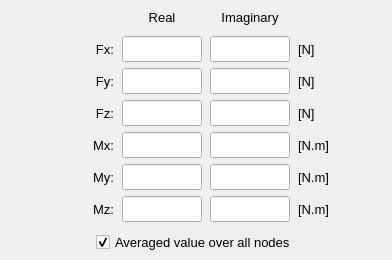
              <widget class="QFrame" name="frame_8">
               <property name="minimumSize">
                <size>
                 <width>340</width>
                 <height>0</height>
                </size>
               </property>
               <property name="maximumSize">
                <size>
                 <width>16777215</width>
                 <height>16777215</height>
                </size>
               </property>
               <property name="font">
                <font>
                 <pointsize>11</pointsize>
                </font>
               </property>
               <property name="frameShape">
                <enum>QFrame::NoFrame</enum>
               </property>
               <property name="frameShadow">
                <enum>QFrame::Raised</enum>
               </property>
               <layout class="QGridLayout" name="gridLayout">
                <property name="leftMargin">
                 <number>4</number>
                </property>
                <property name="topMargin">
                 <number>4</number>
                </property>
                <property name="rightMargin">
                 <number>4</number>
                </property>
                <property name="bottomMargin">
                 <number>4</number>
                </property>
                <property name="horizontalSpacing">
                 <number>8</number>
                </property>
                <property name="verticalSpacing">
                 <number>6</number>
                </property>
                <item row="3" column="2">
                 <widget class="QLineEdit" name="lineEdit_real_Fx">
                  <property name="minimumSize">
                   <size>
                    <width>80</width>
                    <height>26</height>
                   </size>
                  </property>
                  <property name="maximumSize">
                   <size>
                    <width>80</width>
                    <height>26</height>
                   </size>
                  </property>
                  <property name="font">
                   <font>
                    <family>MS Shell Dlg 2</family>
                    <pointsize>10</pointsize>
                    <weight>50</weight>
                    <italic>false</italic>
                    <bold>false</bold>
                   </font>
                  </property>
                  <property name="styleSheet">
                   <string notr="true"/>
                  </property>
                  <property name="text">
                   <string/>
                  </property>
                  <property name="alignment">
                   <set>Qt::AlignCenter</set>
                  </property>
                 </widget>
                </item>
                <item row="3" column="3">
                 <widget class="QLineEdit" name="lineEdit_imag_Fx">
                  <property name="minimumSize">
                   <size>
                    <width>80</width>
                    <height>26</height>
                   </size>
                  </property>
                  <property name="maximumSize">
                   <size>
                    <width>80</width>
                    <height>26</height>
                   </size>
                  </property>
                  <property name="font">
                   <font>
                    <family>MS Shell Dlg 2</family>
                    <pointsize>10</pointsize>
                    <weight>50</weight>
                    <italic>false</italic>
                    <bold>false</bold>
                   </font>
                  </property>
                  <property name="styleSheet">
                   <string notr="true"/>
                  </property>
                  <property name="alignment">
                   <set>Qt::AlignCenter</set>
                  </property>
                 </widget>
                </item>
                <item row="4" column="1">
                 <widget class="QLabel" name="label_Fy_constant">
                  <property name="minimumSize">
                   <size>
                    <width>70</width>
                    <height>26</height>
                   </size>
                  </property>
                  <property name="maximumSize">
                   <size>
                    <width>70</width>
                    <height>26</height>
                   </size>
                  </property>
                  <property name="font">
                   <font>
                    <family>MS Shell Dlg 2</family>
                    <pointsize>10</pointsize>
                    <weight>50</weight>
                    <italic>false</italic>
                    <bold>false</bold>
                   </font>
                  </property>
                  <property name="text">
                   <string>Fy:</string>
                  </property>
                  <property name="alignment">
                   <set>Qt::AlignRight|Qt::AlignTrailing|Qt::AlignVCenter</set>
                  </property>
                 </widget>
                </item>
                <item row="2" column="2">
                 <widget class="QLabel" name="label_4">
                  <property name="minimumSize">
                   <size>
                    <width>80</width>
                    <height>26</height>
                   </size>
                  </property>
                  <property name="maximumSize">
                   <size>
                    <width>80</width>
                    <height>26</height>
                   </size>
                  </property>
                  <property name="font">
                   <font>
                    <family>MS Shell Dlg 2</family>
                    <pointsize>10</pointsize>
                    <weight>50</weight>
                    <italic>false</italic>
                    <bold>false</bold>
                   </font>
                  </property>
                  <property name="text">
                   <string>Real</string>
                  </property>
                  <property name="alignment">
                   <set>Qt::AlignCenter</set>
                  </property>
                 </widget>
                </item>
                <item row="3" column="5">
                 <spacer name="horizontalSpacer">
                  <property name="orientation">
                   <enum>Qt::Horizontal</enum>
                  </property>
                  <property name="sizeHint" stdset="0">
                   <size>
                    <width>40</width>
                    <height>20</height>
                   </size>
                  </property>
                 </spacer>
                </item>
                <item row="4" column="3">
                 <widget class="QLineEdit" name="lineEdit_imag_Fy">
                  <property name="minimumSize">
                   <size>
                    <width>80</width>
                    <height>26</height>
                   </size>
                  </property>
                  <property name="maximumSize">
                   <size>
                    <width>80</width>
                    <height>26</height>
                   </size>
                  </property>
                  <property name="font">
                   <font>
                    <family>MS Shell Dlg 2</family>
                    <pointsize>10</pointsize>
                    <weight>50</weight>
                    <italic>false</italic>
                    <bold>false</bold>
                   </font>
                  </property>
                  <property name="styleSheet">
                   <string notr="true"/>
                  </property>
                  <property name="alignment">
                   <set>Qt::AlignCenter</set>
                  </property>
                 </widget>
                </item>
                <item row="5" column="4">
                 <widget class="QLabel" name="label_Fz_unit">
                  <property name="minimumSize">
                   <size>
                    <width>50</width>
                    <height>26</height>
                   </size>
                  </property>
                  <property name="maximumSize">
                   <size>
                    <width>50</width>
                    <height>26</height>
                   </size>
                  </property>
                  <property name="font">
                   <font>
                    <family>MS Shell Dlg 2</family>
                    <pointsize>10</pointsize>
                    <weight>50</weight>
                    <italic>false</italic>
                    <bold>false</bold>
                   </font>
                  </property>
                  <property name="text">
                   <string>[N]</string>
                  </property>
                  <property name="alignment">
                   <set>Qt::AlignLeading|Qt::AlignLeft|Qt::AlignVCenter</set>
                  </property>
                 </widget>
                </item>
                <item row="3" column="4">
                 <widget class="QLabel" name="label_Fx_unit">
                  <property name="minimumSize">
                   <size>
                    <width>50</width>
                    <height>26</height>
                   </size>
                  </property>
                  <property name="maximumSize">
                   <size>
                    <width>50</width>
                    <height>26</height>
                   </size>
                  </property>
                  <property name="font">
                   <font>
                    <family>MS Shell Dlg 2</family>
                    <pointsize>10</pointsize>
                    <weight>50</weight>
                    <italic>false</italic>
                    <bold>false</bold>
                   </font>
                  </property>
                  <property name="text">
                   <string>[N]</string>
                  </property>
                  <property name="alignment">
                   <set>Qt::AlignLeading|Qt::AlignLeft|Qt::AlignVCenter</set>
                  </property>
                 </widget>
                </item>
                <item row="5" column="1">
                 <widget class="QLabel" name="label_Fz_constant">
                  <property name="minimumSize">
                   <size>
                    <width>70</width>
                    <height>26</height>
                   </size>
                  </property>
                  <property name="maximumSize">
                   <size>
                    <width>70</width>
                    <height>26</height>
                   </size>
                  </property>
                  <property name="font">
                   <font>
                    <family>MS Shell Dlg 2</family>
                    <pointsize>10</pointsize>
                    <weight>50</weight>
                    <italic>false</italic>
                    <bold>false</bold>
                   </font>
                  </property>
                  <property name="text">
                   <string>Fz:</string>
                  </property>
                  <property name="alignment">
                   <set>Qt::AlignRight|Qt::AlignTrailing|Qt::AlignVCenter</set>
                  </property>
                 </widget>
                </item>
                <item row="5" column="2">
                 <widget class="QLineEdit" name="lineEdit_real_Fz">
                  <property name="minimumSize">
                   <size>
                    <width>80</width>
                    <height>26</height>
                   </size>
                  </property>
                  <property name="maximumSize">
                   <size>
                    <width>80</width>
                    <height>26</height>
                   </size>
                  </property>
                  <property name="font">
                   <font>
                    <family>MS Shell Dlg 2</family>
                    <pointsize>10</pointsize>
                    <weight>50</weight>
                    <italic>false</italic>
                    <bold>false</bold>
                   </font>
                  </property>
                  <property name="styleSheet">
                   <string notr="true"/>
                  </property>
                  <property name="alignment">
                   <set>Qt::AlignCenter</set>
                  </property>
                 </widget>
                </item>
                <item row="3" column="0">
                 <spacer name="horizontalSpacer_2">
                  <property name="orientation">
                   <enum>Qt::Horizontal</enum>
                  </property>
                  <property name="sizeHint" stdset="0">
                   <size>
                    <width>40</width>
                    <height>20</height>
                   </size>
                  </property>
                 </spacer>
                </item>
                <item row="2" column="3">
                 <widget class="QLabel" name="label_20">
                  <property name="minimumSize">
                   <size>
                    <width>80</width>
                    <height>26</height>
                   </size>
                  </property>
                  <property name="maximumSize">
                   <size>
                    <width>80</width>
                    <height>26</height>
                   </size>
                  </property>
                  <property name="font">
                   <font>
                    <family>MS Shell Dlg 2</family>
                    <pointsize>10</pointsize>
                    <weight>50</weight>
                    <italic>false</italic>
                    <bold>false</bold>
                   </font>
                  </property>
                  <property name="text">
                   <string>Imaginary</string>
                  </property>
                  <property name="alignment">
                   <set>Qt::AlignCenter</set>
                  </property>
                 </widget>
                </item>
                <item row="4" column="2">
                 <widget class="QLineEdit" name="lineEdit_real_Fy">
                  <property name="minimumSize">
                   <size>
                    <width>80</width>
                    <height>26</height>
                   </size>
                  </property>
                  <property name="maximumSize">
                   <size>
                    <width>80</width>
                    <height>26</height>
                   </size>
                  </property>
                  <property name="font">
                   <font>
                    <family>MS Shell Dlg 2</family>
                    <pointsize>10</pointsize>
                    <weight>50</weight>
                    <italic>false</italic>
                    <bold>false</bold>
                   </font>
                  </property>
                  <property name="styleSheet">
                   <string notr="true"/>
                  </property>
                  <property name="alignment">
                   <set>Qt::AlignCenter</set>
                  </property>
                 </widget>
                </item>
                <item row="4" column="4">
                 <widget class="QLabel" name="label_Fy_unit">
                  <property name="minimumSize">
                   <size>
                    <width>50</width>
                    <height>26</height>
                   </size>
                  </property>
                  <property name="maximumSize">
                   <size>
                    <width>50</width>
                    <height>26</height>
                   </size>
                  </property>
                  <property name="font">
                   <font>
                    <family>MS Shell Dlg 2</family>
                    <pointsize>10</pointsize>
                    <weight>50</weight>
                    <italic>false</italic>
                    <bold>false</bold>
                   </font>
                  </property>
                  <property name="text">
                   <string>[N]</string>
                  </property>
                  <property name="alignment">
                   <set>Qt::AlignLeading|Qt::AlignLeft|Qt::AlignVCenter</set>
                  </property>
                 </widget>
                </item>
                <item row="6" column="1">
                 <widget class="QLabel" name="label_Mx_constant">
                  <property name="minimumSize">
                   <size>
                    <width>70</width>
                    <height>26</height>
                   </size>
                  </property>
                  <property name="maximumSize">
                   <size>
                    <width>70</width>
                    <height>26</height>
                   </size>
                  </property>
                  <property name="font">
                   <font>
                    <pointsize>10</pointsize>
                   </font>
                  </property>
                  <property name="text">
                   <string>Mx:</string>
                  </property>
                  <property name="alignment">
                   <set>Qt::AlignRight|Qt::AlignTrailing|Qt::AlignVCenter</set>
                  </property>
                 </widget>
                </item>
                <item row="7" column="2">
                 <widget class="QLineEdit" name="lineEdit_real_My">
                  <property name="minimumSize">
                   <size>
                    <width>80</width>
                    <height>26</height>
                   </size>
                  </property>
                  <property name="maximumSize">
                   <size>
                    <width>80</width>
                    <height>26</height>
                   </size>
                  </property>
                  <property name="font">
                   <font>
                    <pointsize>10</pointsize>
                    <weight>50</weight>
                    <bold>false</bold>
                   </font>
                  </property>
                  <property name="styleSheet">
                   <string notr="true"/>
                  </property>
                  <property name="alignment">
                   <set>Qt::AlignCenter</set>
                  </property>
                 </widget>
                </item>
                <item row="6" column="2">
                 <widget class="QLineEdit" name="lineEdit_real_Mx">
                  <property name="minimumSize">
                   <size>
                    <width>80</width>
                    <height>26</height>
                   </size>
                  </property>
                  <property name="maximumSize">
                   <size>
                    <width>80</width>
                    <height>26</height>
                   </size>
                  </property>
                  <property name="font">
                   <font>
                    <pointsize>10</pointsize>
                    <weight>50</weight>
                    <bold>false</bold>
                   </font>
                  </property>
                  <property name="styleSheet">
                   <string notr="true"/>
                  </property>
                  <property name="alignment">
                   <set>Qt::AlignCenter</set>
                  </property>
                 </widget>
                </item>
                <item row="7" column="3">
                 <widget class="QLineEdit" name="lineEdit_imag_My">
                  <property name="minimumSize">
                   <size>
                    <width>80</width>
                    <height>26</height>
                   </size>
                  </property>
                  <property name="maximumSize">
                   <size>
                    <width>80</width>
                    <height>26</height>
                   </size>
                  </property>
                  <property name="font">
                   <font>
                    <pointsize>10</pointsize>
                    <weight>50</weight>
                    <bold>false</bold>
                   </font>
                  </property>
                  <property name="styleSheet">
                   <string notr="true"/>
                  </property>
                  <property name="alignment">
                   <set>Qt::AlignCenter</set>
                  </property>
                 </widget>
                </item>
                <item row="8" column="1">
                 <widget class="QLabel" name="label_Mz_constant">
                  <property name="minimumSize">
                   <size>
                    <width>70</width>
                    <height>26</height>
                   </size>
                  </property>
                  <property name="maximumSize">
                   <size>
                    <width>70</width>
                    <height>26</height>
                   </size>
                  </property>
                  <property name="font">
                   <font>
                    <pointsize>10</pointsize>
                   </font>
                  </property>
                  <property name="text">
                   <string>Mz:</string>
                  </property>
                  <property name="alignment">
                   <set>Qt::AlignRight|Qt::AlignTrailing|Qt::AlignVCenter</set>
                  </property>
                 </widget>
                </item>
                <item row="8" column="3">
                 <widget class="QLineEdit" name="lineEdit_imag_Mz">
                  <property name="minimumSize">
                   <size>
                    <width>80</width>
                    <height>26</height>
                   </size>
                  </property>
                  <property name="maximumSize">
                   <size>
                    <width>80</width>
                    <height>26</height>
                   </size>
                  </property>
                  <property name="font">
                   <font>
                    <pointsize>10</pointsize>
                    <weight>50</weight>
                    <bold>false</bold>
                   </font>
                  </property>
                  <property name="styleSheet">
                   <string notr="true"/>
                  </property>
                  <property name="alignment">
                   <set>Qt::AlignCenter</set>
                  </property>
                 </widget>
                </item>
                <item row="6" column="3">
                 <widget class="QLineEdit" name="lineEdit_imag_Mx">
                  <property name="minimumSize">
                   <size>
                    <width>80</width>
                    <height>26</height>
                   </size>
                  </property>
                  <property name="maximumSize">
                   <size>
                    <width>80</width>
                    <height>26</height>
                   </size>
                  </property>
                  <property name="font">
                   <font>
                    <pointsize>10</pointsize>
                    <weight>50</weight>
                    <bold>false</bold>
                   </font>
                  </property>
                  <property name="styleSheet">
                   <string notr="true"/>
                  </property>
                  <property name="alignment">
                   <set>Qt::AlignCenter</set>
                  </property>
                 </widget>
                </item>
                <item row="5" column="3">
                 <widget class="QLineEdit" name="lineEdit_imag_Fz">
                  <property name="minimumSize">
                   <size>
                    <width>80</width>
                    <height>26</height>
                   </size>
                  </property>
                  <property name="maximumSize">
                   <size>
                    <width>80</width>
                    <height>26</height>
                   </size>
                  </property>
                  <property name="font">
                   <font>
                    <family>MS Shell Dlg 2</family>
                    <pointsize>10</pointsize>
                    <weight>50</weight>
                    <italic>false</italic>
                    <bold>false</bold>
                   </font>
                  </property>
                  <property name="styleSheet">
                   <string notr="true"/>
                  </property>
                  <property name="alignment">
                   <set>Qt::AlignCenter</set>
                  </property>
                 </widget>
                </item>
                <item row="8" column="2">
                 <widget class="QLineEdit" name="lineEdit_real_Mz">
                  <property name="minimumSize">
                   <size>
                    <width>80</width>
                    <height>26</height>
                   </size>
                  </property>
                  <property name="maximumSize">
                   <size>
                    <width>80</width>
                    <height>26</height>
                   </size>
                  </property>
                  <property name="font">
                   <font>
                    <pointsize>10</pointsize>
                    <weight>50</weight>
                    <bold>false</bold>
                   </font>
                  </property>
                  <property name="styleSheet">
                   <string notr="true"/>
                  </property>
                  <property name="alignment">
                   <set>Qt::AlignCenter</set>
                  </property>
                 </widget>
                </item>
                <item row="8" column="4">
                 <widget class="QLabel" name="label_Mz_unit">
                  <property name="minimumSize">
                   <size>
                    <width>50</width>
                    <height>26</height>
                   </size>
                  </property>
                  <property name="maximumSize">
                   <size>
                    <width>50</width>
                    <height>26</height>
                   </size>
                  </property>
                  <property name="font">
                   <font>
                    <pointsize>10</pointsize>
                    <weight>50</weight>
                    <italic>false</italic>
                    <bold>false</bold>
                   </font>
                  </property>
                  <property name="text">
                   <string>[N.m]</string>
                  </property>
                  <property name="alignment">
                   <set>Qt::AlignLeading|Qt::AlignLeft|Qt::AlignVCenter</set>
                  </property>
                 </widget>
                </item>
                <item row="3" column="1">
                 <widget class="QLabel" name="label_Fx_constant">
                  <property name="minimumSize">
                   <size>
                    <width>70</width>
                    <height>26</height>
                   </size>
                  </property>
                  <property name="maximumSize">
                   <size>
                    <width>70</width>
                    <height>26</height>
                   </size>
                  </property>
                  <property name="font">
                   <font>
                    <family>MS Shell Dlg 2</family>
                    <pointsize>10</pointsize>
                    <weight>50</weight>
                    <italic>false</italic>
                    <bold>false</bold>
                   </font>
                  </property>
                  <property name="text">
                   <string>Fx:</string>
                  </property>
                  <property name="alignment">
                   <set>Qt::AlignRight|Qt::AlignTrailing|Qt::AlignVCenter</set>
                  </property>
                 </widget>
                </item>
                <item row="7" column="4">
                 <widget class="QLabel" name="label_My_unit">
                  <property name="minimumSize">
                   <size>
                    <width>50</width>
                    <height>26</height>
                   </size>
                  </property>
                  <property name="maximumSize">
                   <size>
                    <width>50</width>
                    <height>26</height>
                   </size>
                  </property>
                  <property name="font">
                   <font>
                    <pointsize>10</pointsize>
                    <weight>50</weight>
                    <italic>false</italic>
                    <bold>false</bold>
                   </font>
                  </property>
                  <property name="text">
                   <string>[N.m]</string>
                  </property>
                  <property name="alignment">
                   <set>Qt::AlignLeading|Qt::AlignLeft|Qt::AlignVCenter</set>
                  </property>
                 </widget>
                </item>
                <item row="6" column="4">
                 <widget class="QLabel" name="label_Mx_unit">
                  <property name="minimumSize">
                   <size>
                    <width>50</width>
                    <height>26</height>
                   </size>
                  </property>
                  <property name="maximumSize">
                   <size>
                    <width>50</width>
                    <height>26</height>
                   </size>
                  </property>
                  <property name="font">
                   <font>
                    <pointsize>10</pointsize>
                    <weight>50</weight>
                    <italic>false</italic>
                    <bold>false</bold>
                   </font>
                  </property>
                  <property name="text">
                   <string>[N.m]</string>
                  </property>
                  <property name="alignment">
                   <set>Qt::AlignLeading|Qt::AlignLeft|Qt::AlignVCenter</set>
                  </property>
                 </widget>
                </item>
                <item row="7" column="1">
                 <widget class="QLabel" name="label_My_constant">
                  <property name="minimumSize">
                   <size>
                    <width>70</width>
                    <height>26</height>
                   </size>
                  </property>
                  <property name="maximumSize">
                   <size>
                    <width>70</width>
                    <height>26</height>
                   </size>
                  </property>
                  <property name="font">
                   <font>
                    <pointsize>10</pointsize>
                   </font>
                  </property>
                  <property name="text">
                   <string>My:</string>
                  </property>
                  <property name="alignment">
                   <set>Qt::AlignRight|Qt::AlignTrailing|Qt::AlignVCenter</set>
                  </property>
                 </widget>
                </item>
                <item row="9" column="1" colspan="4">
                 <widget class="QFrame" name="frame_20">
                  <property name="minimumSize">
                   <size>
                    <width>0</width>
                    <height>28</height>
                   </size>
                  </property>
                  <property name="maximumSize">
                   <size>
                    <width>16777215</width>
                    <height>28</height>
                   </size>
                  </property>
                  <property name="frameShape">
                   <enum>QFrame::NoFrame</enum>
                  </property>
                  <property name="frameShadow">
                   <enum>QFrame::Raised</enum>
                  </property>
                  <layout class="QGridLayout" name="gridLayout_14">
                   <property name="leftMargin">
                    <number>0</number>
                   </property>
                   <property name="topMargin">
                    <number>0</number>
                   </property>
                   <property name="rightMargin">
                    <number>0</number>
                   </property>
                   <property name="bottomMargin">
                    <number>0</number>
                   </property>
                   <property name="spacing">
                    <number>0</number>
                   </property>
                   <item row="0" column="1">
                    <widget class="QCheckBox" name="checkBox_averaged_constant_values">
                     <property name="minimumSize">
                      <size>
                       <width>0</width>
                       <height>28</height>
                      </size>
                     </property>
                     <property name="maximumSize">
                      <size>
                       <width>220</width>
                       <height>28</height>
                      </size>
                     </property>
                     <property name="font">
                      <font>
                       <pointsize>10</pointsize>
                      </font>
                     </property>
                     <property name="text">
                      <string>Averaged value over all nodes</string>
                     </property>
                     <property name="checked">
                      <bool>true</bool>
                     </property>
                    </widget>
                   </item>
                   <item row="0" column="2">
                    <spacer name="horizontalSpacer_12">
                     <property name="orientation">
                      <enum>Qt::Horizontal</enum>
                     </property>
                     <property name="sizeHint" stdset="0">
                      <size>
                       <width>40</width>
                       <height>20</height>
                      </size>
                     </property>
                    </spacer>
                   </item>
                   <item row="0" column="0">
                    <spacer name="horizontalSpacer_7">
                     <property name="orientation">
                      <enum>Qt::Horizontal</enum>
                     </property>
                     <property name="sizeHint" stdset="0">
                      <size>
                       <width>40</width>
                       <height>20</height>
                      </size>
                     </property>
                    </spacer>
                   </item>
                  </layout>
                 </widget>
                </item>
               </layout>
              </widget>
